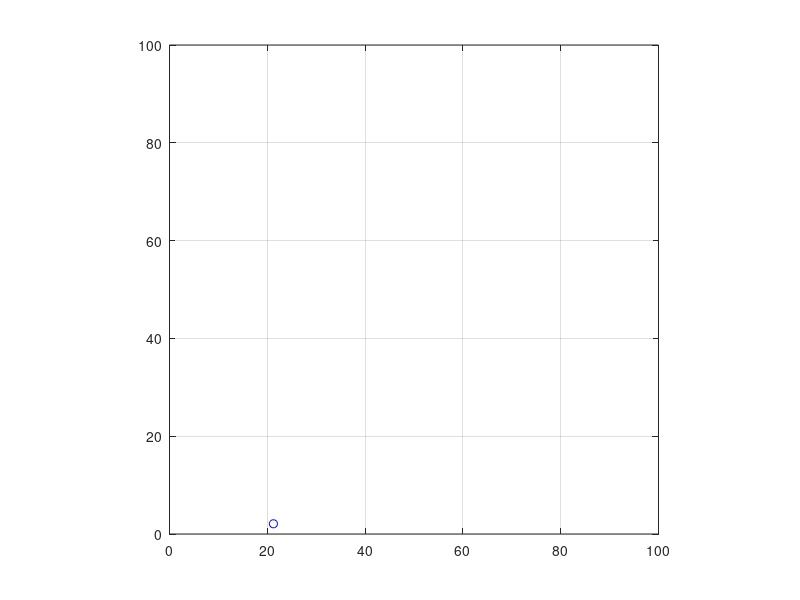

Here is the MATLAB script that generated this plot:
%David and class
%2/5/2020
%Implicitly simluating a ball in a room

v0 = 45; %meters per second
angle = 60; %degrees

vx = v0 * cosd( angle );
vy = v0 * sind( angle );

px = 0;
py = 0;

ay = -9.8; %meters per second squared

deltaT = 0.1;

minX = 0;
maxX = 100;
minY = 0;
maxY = 100;

while (px >= minX) && (px <= maxX) && (py >= minY) && (py <= maxY) 

    plot( px, py, 'bo' );
    axis equal;
    axis( [ minX maxX minY maxY ] );
    grid on;

    %Position update
    px = px + vx*deltaT;
    py = py + vy*deltaT;
    
    %Velocity update
    vx = vx;
    if px > maxX
       vx = -vx;
       px = maxX
    end
    vy = vy + ay*deltaT;
    
    pause( deltaT );
    
end
